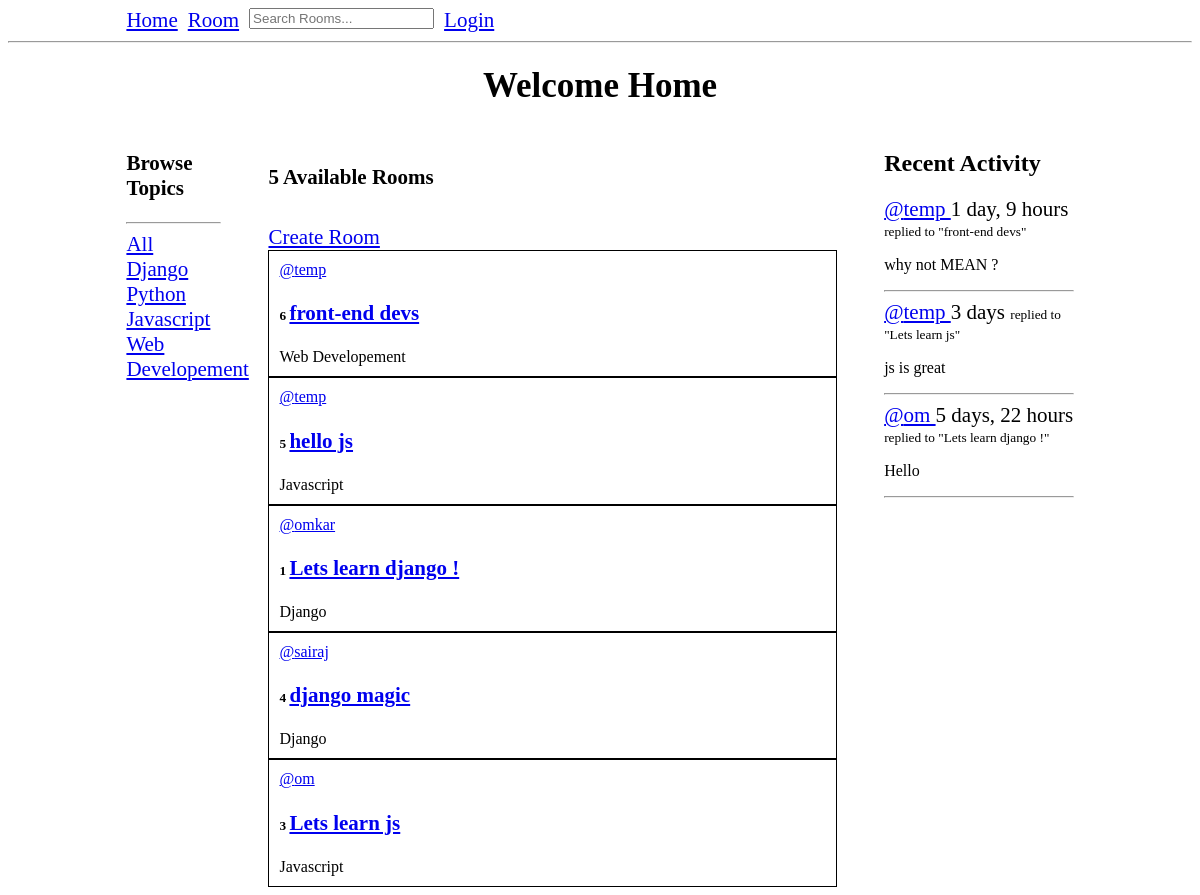
The app's page /, older data.
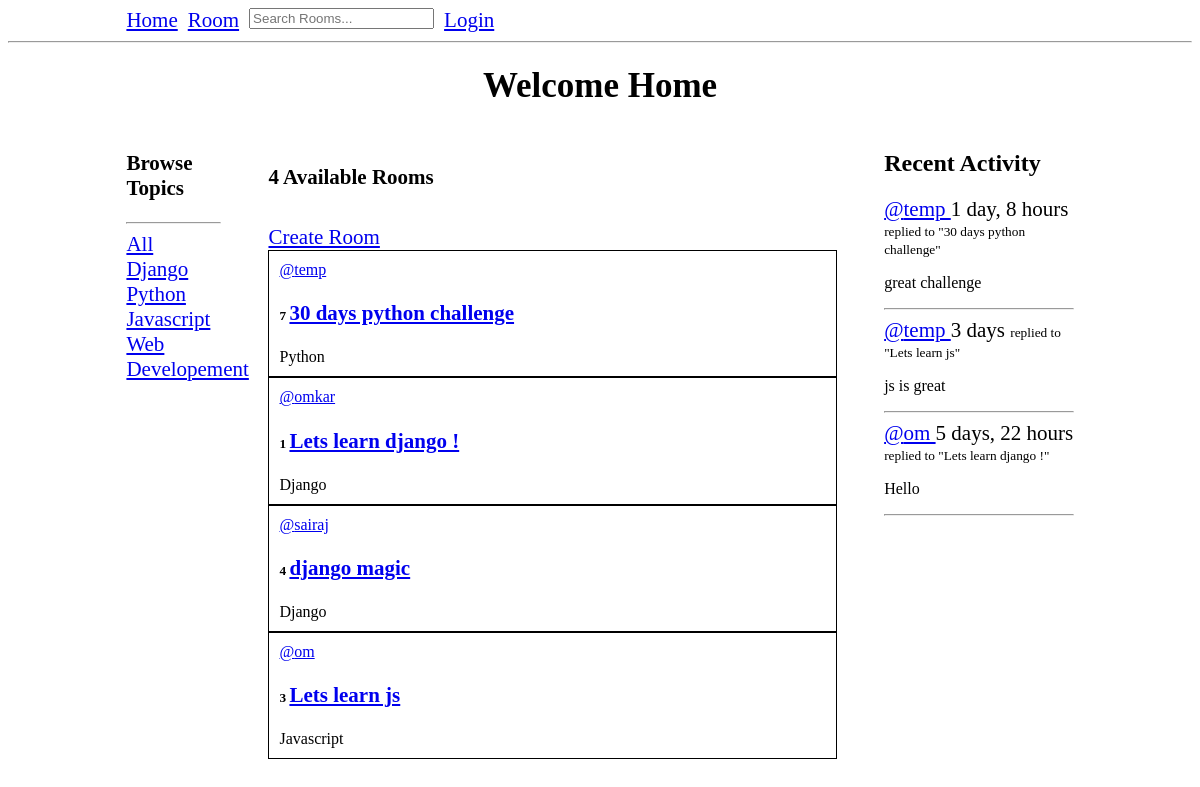
The same page, newer data.
### base/models.py (models this page shows, shortened)
class Topic(models.Model):
    name = models.CharField(max_length = 200)

class Room(models.Model):
    class Meta:
        ordering = ['-updated', '-created']
    host = models.ForeignKey(User, on_delete = models.SET_NULL, null = True)
    topic = models.ForeignKey(Topic, on_delete = models.SET_NULL, null = True)
    name = models.CharField(max_length = 200)
    description = models.TextField(null = True, blank = True)
    participants = models.ManyToManyField(User, related_name = 'participants', blank = True)
    updated = models.DateTimeField(auto_now = True)
    created = models.DateTimeField(auto_now_add = True)
    def __str__(self):
        return self.name

class Message(models.Model):
    class Meta:
        ordering = ['-updated', '-created']
    user = models.ForeignKey(User, on_delete = models.CASCADE)
    room = models.ForeignKey(Room, on_delete = models.CASCADE)
    body = models.TextField()
    updated = models.DateTimeField(auto_now = True)
    created = models.DateTimeField(auto_now_add = True)
    def __str__(self) -> str:
        return self.body[0 : 50]

### base/views.py (the view)
# urls.py: path('', views.home, name = "home"),
def home(request):
    topic = request.GET.get("topic") if request.GET.get('topic') != None else ''
    rooms = Room.objects.filter(
        Q(topic__name__icontains = topic) |
        Q(name__icontains = topic) |
        Q(description__icontains = topic)
    )
    topics = Topic.objects.all()
    room_messages = Message.objects.filter(Q(room__topic__name__icontains = topic))
    context = {'rooms' : rooms, 'topics' : topics, 'room_count' : len(rooms), 'room_messages' : room_messages}
    return render(request, 'base/home.html', context)

### base/templates/base/home.html
{% extends 'main.html' %} {% block content %}
<div class="home-container">
  <h1 class="page-title">Welcome Home</h1>
  <div class="main-area">
    <div class="topics">{% include 'base/topics_component.html' %}</div>
    <div class="room-section">
      <h5 class="font-md">{{room_count}} Available Rooms</h5>
      <a class="font-md" href="{% url 'create-room' %}">Create Room</a>
      {% include 'base/feed_component.html' %}
    </div>
    <div class="activity-feed">
      {% include 'base/activity_component.html' %}
    </div>
  </div>
</div>
{% endblock content %}

### base/templates/base/topics_component.html
<h3 class="font-md">Browse Topics</h3>
<hr />
<div>
  <a class="font-md" href="{% url 'home' %}">All</a>
</div>
{% for topic in topics %}
<div>
  <a class="font-md" href="{% url 'home'%}?topic={{topic.name}} "
    >{{topic.name}}</a
  >
</div>
{% endfor %}

### base/templates/base/feed_component.html (shortened to what this page needs)
{% for room in rooms %}
<div style="border: 1px solid black; padding: 10px">
  <a href="{% url 'user-profile' room.host.id %}">@{{room.host.username}}</a>
  <h5>
    {{room.id}}
    <a class="font-md" href="{% url 'room' room.id %}"
      ><span>{{room.name}}</span>
    </a>
  </h5>
  <span>{{room.topic.name}}</span>
</div>
{% endfor %}

### base/templates/base/activity_component.html (shortened to what this page needs)
<h2>Recent Activity</h2>
<div class="recent-messages">
  {% for message in room_messages %}
  <div>
    <small class="font-md">
      <a href="{% url 'user-profile' message.user.id %}"> @{{message.user}} </a>
      {{message.created|timesince}}
    </small>
    <small>replied to "{{message.room}}"</small>
    <p>{{message}}</p>
  </div>
  <hr />
  {% endfor %}
</div>

Row changes from the older to the newer data that the page shows:
removed Room: host.username "temp", id "6", name "front-end devs", topic.name "Web Developement"
removed Room: host.username "temp", id "5", name "hello js", topic.name "Javascript"
removed Message: user "temp", created "1 day, 9 hours", room "front-end devs", body "why not MEAN ?"
added Room: host.username "temp", id "7", name "30 days python challenge", topic.name "Python"
added Message: user "temp", created "1 day, 8 hours", room "30 days python challenge", body "great challenge"
Text that changed along with them:
{{ room_count }}: "5" → "4"
